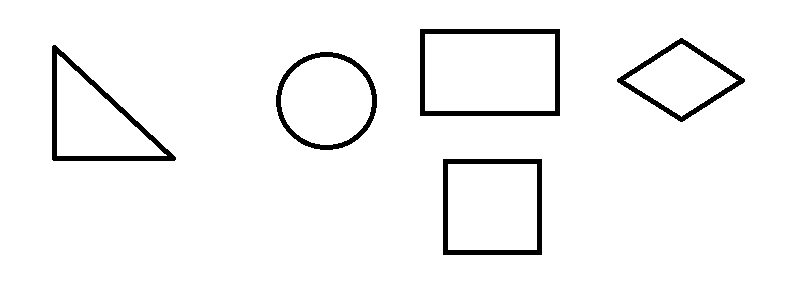
#> input picture shape-detection-master/shape.png, 800 x 293 px
$ python detection.py
#> lines starting #> are read from the running program, lines starting #| are printed output that depends on the picture; after the words box and inside, x2 and y2 are one past the last pixel; in counts of white or black regions, pixels touching at a corner belong together
import cv2
import numpy as np
from matplotlib import pyplot as plt

IMAGE_FILE = 'shape.png'
THRESHOLD_MIN = 100
THRESHOLD_MAX = 200
RHO = 1
THETA = np.pi/180
MIN_VOTE_LINE = 100

def houghLine(binaryImg):
    lines = cv2.HoughLines(binaryImg, RHO, THETA, MIN_VOTE_LINE)
    for rho,theta in lines[0]:
        a = np.cos(theta)
        b = np.sin(theta)
        x0 = a*rho
        y0 = b*rho
        x1 = int(x0 + 1000*(-b))
        y1 = int(y0 + 1000*(a))
        x2 = int(x0 - 1000*(-b))
        y2 = int(y0 - 1000*(a))
        cv2.line(img,(x1,y1),(x2,y2),(0,0,255),2)

def houghCircle(grayImg):
    circles = cv2.HoughCircles(grayImg,cv2.HOUGH_GRADIENT,1,10,param1=50,param2=30,minRadius=0,maxRadius=0)
    circles = np.uint16(np.around(circles))
    for i in circles[0,:]:
        # draw the outer circle
        cv2.circle(grayImg,(i[0],i[1]),i[2],(0,255,0),2)
        # draw the center of the circle
        cv2.circle(grayImg,(i[0],i[1]),2,(0,0,255),3)


if __name__ == "__main__":
    # Preprocessing
    img = cv2.imread(IMAGE_FILE)
#> img is the input picture: shape (293, 800, 3); 96.2% white; 5 black regions, box (x1, y1, x2, y2) and area: (420, 29, 560, 116) 2170, (52, 45, 176, 161) 1955, (443, 159, 542, 255) 1850, (276, 52, 377, 150) 1486, (617, 38, 745, 122) 1449
    grayImg = cv2.cvtColor(img, cv2.COLOR_BGR2GRAY)

    # Canny algorithm
    edges = cv2.Canny(grayImg, THRESHOLD_MIN, THRESHOLD_MAX)
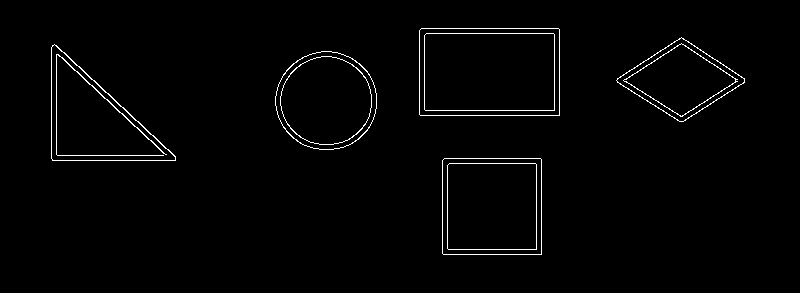
#> edges: shape (293, 800); 1.6% white in thin lines or dots, all inside (x1, y1, x2, y2) = (51, 28, 745, 255)

    # Plot the results
    plt.subplot(121),plt.imshow(edges,cmap = 'gray')
    plt.title('Edge Image'), plt.xticks([]), plt.yticks([])

    plt.subplot(122),plt.imshow(grayImg,cmap = 'gray')
    plt.title('Circle Image') , plt.xticks([]), plt.yticks([])
    plt.show()
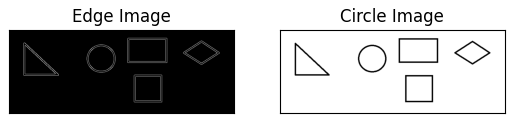
#> figure drawn by matplotlib, 2 panels
